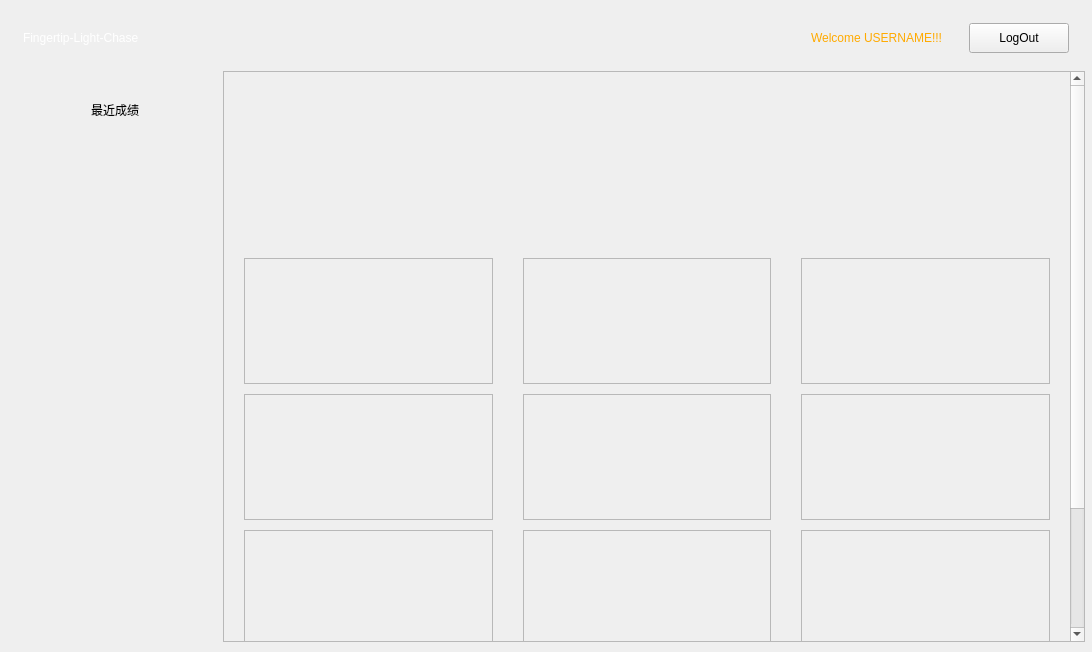
<?xml version="1.0" encoding="UTF-8"?>
<ui version="4.0">
 <class>MainWidget</class>
 <widget class="QMainWindow" name="MainWidget">
  <property name="geometry">
   <rect>
    <x>0</x>
    <y>0</y>
    <width>1092</width>
    <height>652</height>
   </rect>
  </property>
  <property name="sizePolicy">
   <sizepolicy hsizetype="Preferred" vsizetype="Preferred">
    <horstretch>0</horstretch>
    <verstretch>0</verstretch>
   </sizepolicy>
  </property>
  <property name="windowTitle">
   <string>MainWindow</string>
  </property>
  <widget class="QWidget" name="centralwidget">
   <layout class="QVBoxLayout" name="verticalLayout_6" stretch="1,9">
    <property name="spacing">
     <number>0</number>
    </property>
    <property name="leftMargin">
     <number>5</number>
    </property>
    <property name="topMargin">
     <number>5</number>
    </property>
    <property name="rightMargin">
     <number>5</number>
    </property>
    <property name="bottomMargin">
     <number>5</number>
    </property>
    <item>
     <widget class="QWidget" name="StatusWidget" native="true">
      <layout class="QHBoxLayout" name="horizontalLayout_6">
       <item>
        <widget class="QWidget" name="widget_5" native="true">
         <layout class="QHBoxLayout" name="horizontalLayout_5">
          <item>
           <widget class="QLabel" name="label_6">
            <property name="styleSheet">
             <string notr="true">font: 900 22pt &quot;潮字社屠龙刀简繁-闪&quot;;
color: rgb(255, 255, 255);
</string>
            </property>
            <property name="text">
             <string>Fingertip-Light-Chase</string>
            </property>
           </widget>
          </item>
         </layout>
        </widget>
       </item>
       <item>
        <spacer name="horizontalSpacer">
         <property name="orientation">
          <enum>Qt::Orientation::Horizontal</enum>
         </property>
         <property name="sizeHint" stdset="0">
          <size>
           <width>40</width>
           <height>20</height>
          </size>
         </property>
        </spacer>
       </item>
       <item>
        <widget class="QWidget" name="widget_4" native="true">
         <layout class="QHBoxLayout" name="horizontalLayout_4">
          <item>
           <widget class="QLabel" name="label_5">
            <property name="styleSheet">
             <string notr="true">color: rgb(255, 170, 0);
font: 700 12pt &quot;微软雅黑&quot;;</string>
            </property>
            <property name="text">
             <string>Welcome USERNAME!!!</string>
            </property>
           </widget>
          </item>
          <item>
           <spacer name="horizontalSpacer_2">
            <property name="orientation">
             <enum>Qt::Orientation::Horizontal</enum>
            </property>
            <property name="sizeType">
             <enum>QSizePolicy::Policy::Minimum</enum>
            </property>
            <property name="sizeHint" stdset="0">
             <size>
              <width>20</width>
              <height>20</height>
             </size>
            </property>
           </spacer>
          </item>
          <item>
           <widget class="QPushButton" name="LogOutBtn">
            <property name="sizePolicy">
             <sizepolicy hsizetype="Fixed" vsizetype="Fixed">
              <horstretch>0</horstretch>
              <verstretch>0</verstretch>
             </sizepolicy>
            </property>
            <property name="minimumSize">
             <size>
              <width>100</width>
              <height>30</height>
             </size>
            </property>
            <property name="text">
             <string>LogOut</string>
            </property>
            <property name="icon">
             <iconset theme="QIcon::ThemeIcon::SystemShutdown"/>
            </property>
           </widget>
          </item>
         </layout>
        </widget>
       </item>
      </layout>
     </widget>
    </item>
    <item>
     <widget class="QWidget" name="widget_3" native="true">
      <layout class="QHBoxLayout" name="horizontalLayout_3" stretch="2,8">
       <property name="spacing">
        <number>0</number>
       </property>
       <property name="leftMargin">
        <number>2</number>
       </property>
       <property name="topMargin">
        <number>0</number>
       </property>
       <property name="rightMargin">
        <number>2</number>
       </property>
       <property name="bottomMargin">
        <number>5</number>
       </property>
       <item>
        <widget class="QWidget" name="PerformanceWidget" native="true">
         <property name="sizePolicy">
          <sizepolicy hsizetype="MinimumExpanding" vsizetype="MinimumExpanding">
           <horstretch>0</horstretch>
           <verstretch>0</verstretch>
          </sizepolicy>
         </property>
         <property name="minimumSize">
          <size>
           <width>160</width>
           <height>527</height>
          </size>
         </property>
         <layout class="QVBoxLayout" name="verticalLayout_2" stretch="1,9">
          <property name="leftMargin">
           <number>0</number>
          </property>
          <property name="topMargin">
           <number>0</number>
          </property>
          <property name="rightMargin">
           <number>0</number>
          </property>
          <property name="bottomMargin">
           <number>0</number>
          </property>
          <item>
           <widget class="QWidget" name="widget_2" native="true">
            <layout class="QHBoxLayout" name="horizontalLayout">
             <item>
              <widget class="QLabel" name="label">
               <property name="text">
                <string>最近成绩</string>
               </property>
               <property name="alignment">
                <set>Qt::AlignmentFlag::AlignBottom|Qt::AlignmentFlag::AlignHCenter</set>
               </property>
              </widget>
             </item>
            </layout>
           </widget>
          </item>
          <item>
           <widget class="QWidget" name="widget" native="true">
            <layout class="QVBoxLayout" name="verticalLayout">
             <property name="spacing">
              <number>20</number>
             </property>
             <property name="topMargin">
              <number>10</number>
             </property>
             <property name="bottomMargin">
              <number>40</number>
             </property>
             <item>
              <widget class="CardPerformance" name="typeSpeed"/>
             </item>
             <item>
              <widget class="CardPerformance" name="Accuracy"/>
             </item>
             <item>
              <widget class="CardPerformance" name="usedTime"/>
             </item>
             <item>
              <widget class="CardPerformance" name="finalScore"/>
             </item>
            </layout>
           </widget>
          </item>
         </layout>
        </widget>
       </item>
       <item>
        <widget class="QWidget" name="MainFunturesWidget" native="true">
         <layout class="QVBoxLayout" name="verticalLayout_5">
          <property name="spacing">
           <number>7</number>
          </property>
          <property name="leftMargin">
           <number>0</number>
          </property>
          <property name="topMargin">
           <number>0</number>
          </property>
          <property name="rightMargin">
           <number>0</number>
          </property>
          <property name="bottomMargin">
           <number>0</number>
          </property>
          <item>
           <widget class="QScrollArea" name="scrollArea">
            <property name="maximumSize">
             <size>
              <width>100000</width>
              <height>100000</height>
             </size>
            </property>
            <property name="widgetResizable">
             <bool>true</bool>
            </property>
            <widget class="QWidget" name="scrollAreaWidgetContents">
             <property name="geometry">
              <rect>
               <x>0</x>
               <y>0</y>
               <width>846</width>
               <height>723</height>
              </rect>
             </property>
             <property name="sizePolicy">
              <sizepolicy hsizetype="Expanding" vsizetype="Minimum">
               <horstretch>0</horstretch>
               <verstretch>0</verstretch>
              </sizepolicy>
             </property>
             <layout class="QVBoxLayout" name="verticalLayout_7">
              <item>
               <widget class="QWidget" name="AllFuntures" native="true">
                <layout class="QVBoxLayout" name="verticalLayout_4" stretch="3,4,3">
                 <property name="leftMargin">
                  <number>0</number>
                 </property>
                 <property name="topMargin">
                  <number>0</number>
                 </property>
                 <property name="rightMargin">
                  <number>0</number>
                 </property>
                 <item>
                  <widget class="QWidget" name="FunturesTitle" native="true">
                   <layout class="QHBoxLayout" name="horizontalLayout_2">
                    <property name="leftMargin">
                     <number>0</number>
                    </property>
                    <property name="topMargin">
                     <number>0</number>
                    </property>
                    <property name="rightMargin">
                     <number>0</number>
                    </property>
                    <property name="bottomMargin">
                     <number>0</number>
                    </property>
                    <item>
                     <widget class="QLabel" name="label_2">
                      <property name="sizePolicy">
                       <sizepolicy hsizetype="Minimum" vsizetype="Minimum">
                        <horstretch>0</horstretch>
                        <verstretch>0</verstretch>
                       </sizepolicy>
                      </property>
                      <property name="minimumSize">
                       <size>
                        <width>0</width>
                        <height>160</height>
                       </size>
                      </property>
                      <property name="text">
                       <string/>
                      </property>
                      <property name="pixmap">
                       <pixmap resource="res.qrc">:/res/mainFeatures.jpg</pixmap>
                      </property>
                      <property name="scaledContents">
                       <bool>true</bool>
                      </property>
                     </widget>
                    </item>
                   </layout>
                  </widget>
                 </item>
                 <item>
                  <widget class="QWidget" name="FuntureWidget" native="true">
                   <property name="minimumSize">
                    <size>
                     <width>0</width>
                     <height>420</height>
                    </size>
                   </property>
                   <layout class="QGridLayout" name="gridLayout">
                    <property name="leftMargin">
                     <number>11</number>
                    </property>
                    <property name="topMargin">
                     <number>11</number>
                    </property>
                    <property name="rightMargin">
                     <number>11</number>
                    </property>
                    <property name="bottomMargin">
                     <number>11</number>
                    </property>
                    <property name="horizontalSpacing">
                     <number>30</number>
                    </property>
                    <property name="verticalSpacing">
                     <number>10</number>
                    </property>
                    <item row="0" column="2">
                     <widget class="CardWidget" name="LeaderboardFeature">
                      <property name="frameShape">
                       <enum>QFrame::Shape::StyledPanel</enum>
                      </property>
                      <property name="frameShadow">
                       <enum>QFrame::Shadow::Raised</enum>
                      </property>
                     </widget>
                    </item>
                    <item row="4" column="1">
                     <widget class="CardWidget" name="InsertArticleFeature">
                      <property name="frameShape">
                       <enum>QFrame::Shape::StyledPanel</enum>
                      </property>
                      <property name="frameShadow">
                       <enum>QFrame::Shadow::Raised</enum>
                      </property>
                     </widget>
                    </item>
                    <item row="0" column="1">
                     <widget class="CardWidget" name="CompetitionFeature">
                      <property name="frameShape">
                       <enum>QFrame::Shape::StyledPanel</enum>
                      </property>
                      <property name="frameShadow">
                       <enum>QFrame::Shadow::Raised</enum>
                      </property>
                     </widget>
                    </item>
                    <item row="0" column="0">
                     <widget class="CardWidget" name="PracticeFeature">
                      <property name="frameShape">
                       <enum>QFrame::Shape::StyledPanel</enum>
                      </property>
                      <property name="frameShadow">
                       <enum>QFrame::Shadow::Raised</enum>
                      </property>
                     </widget>
                    </item>
                    <item row="4" column="2">
                     <widget class="CardWidget" name="Feedback">
                      <property name="frameShape">
                       <enum>QFrame::Shape::StyledPanel</enum>
                      </property>
                      <property name="frameShadow">
                       <enum>QFrame::Shadow::Raised</enum>
                      </property>
                     </widget>
                    </item>
                    <item row="4" column="0">
                     <widget class="CardWidget" name="Publishcomp">
                      <property name="frameShape">
                       <enum>QFrame::Shape::StyledPanel</enum>
                      </property>
                      <property name="frameShadow">
                       <enum>QFrame::Shadow::Raised</enum>
                      </property>
                     </widget>
                    </item>
                    <item row="3" column="2">
                     <widget class="CardWidget" name="DataVisualization">
                      <property name="frameShape">
                       <enum>QFrame::Shape::StyledPanel</enum>
                      </property>
                      <property name="frameShadow">
                       <enum>QFrame::Shadow::Raised</enum>
                      </property>
                     </widget>
                    </item>
                    <item row="3" column="0">
                     <widget class="CardWidget" name="ComprehensiveManagementFeature">
                      <property name="frameShape">
                       <enum>QFrame::Shape::StyledPanel</enum>
                      </property>
                      <property name="frameShadow">
                       <enum>QFrame::Shadow::Raised</enum>
                      </property>
                     </widget>
                    </item>
                    <item row="3" column="1">
                     <widget class="CardWidget" name="AboutUs">
                      <property name="frameShape">
                       <enum>QFrame::Shape::StyledPanel</enum>
                      </property>
                      <property name="frameShadow">
                       <enum>QFrame::Shadow::Raised</enum>
                      </property>
                     </widget>
                    </item>
                   </layout>
                  </widget>
                 </item>
                 <item>
                  <widget class="QWidget" name="TipsWidget" native="true">
                   <property name="styleSheet">
                    <string notr="true">border-color: #74b9ea;
background-color: #c9e4f7;
border-radius:10px;</string>
                   </property>
                   <layout class="QVBoxLayout" name="verticalLayout_3">
                    <item>
                     <widget class="QLabel" name="label_4">
                      <property name="text">
                       <string>Tips:</string>
                      </property>
                     </widget>
                    </item>
                    <item>
                     <widget class="QLabel" name="label_3">
                      <property name="text">
                       <string>每天练习 15-20 分钟，提升打字速度。
先专注正确率，速度自然会随之提升。
基准键位使用正确的指法摆放。
参与赛事挑战自我，记录成长进度。</string>
                      </property>
                     </widget>
                    </item>
                   </layout>
                  </widget>
                 </item>
                </layout>
               </widget>
              </item>
             </layout>
            </widget>
           </widget>
          </item>
         </layout>
        </widget>
       </item>
      </layout>
     </widget>
    </item>
   </layout>
  </widget>
 </widget>
 <customwidgets>
  <customwidget>
   <class>CardPerformance</class>
   <extends>QWidget</extends>
   <header>cardperformance.h</header>
   <container>1</container>
  </customwidget>
  <customwidget>
   <class>CardWidget</class>
   <extends>QFrame</extends>
   <header location="global">cardwidget.h</header>
   <container>1</container>
  </customwidget>
 </customwidgets>
 <resources>
  <include location="res.qrc"/>
 </resources>
 <connections/>
</ui>
